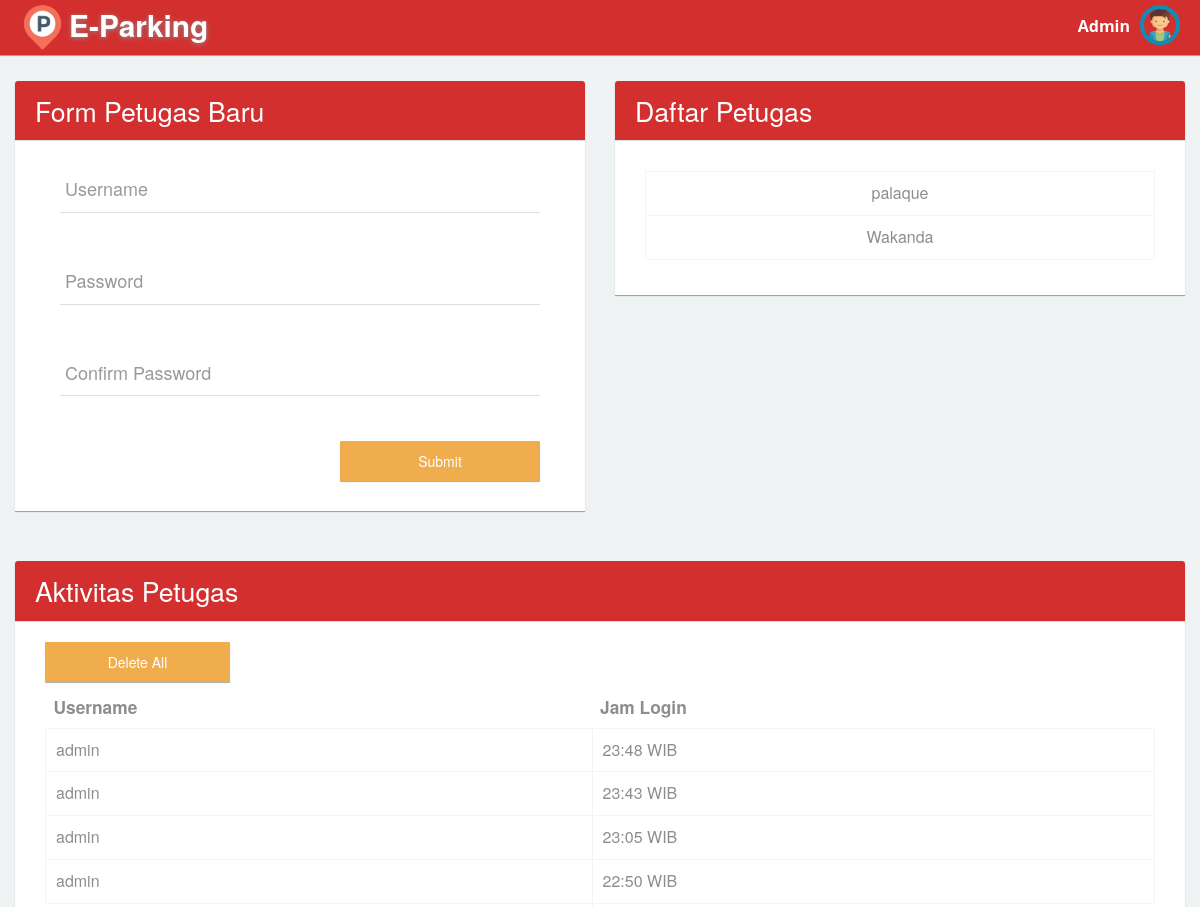
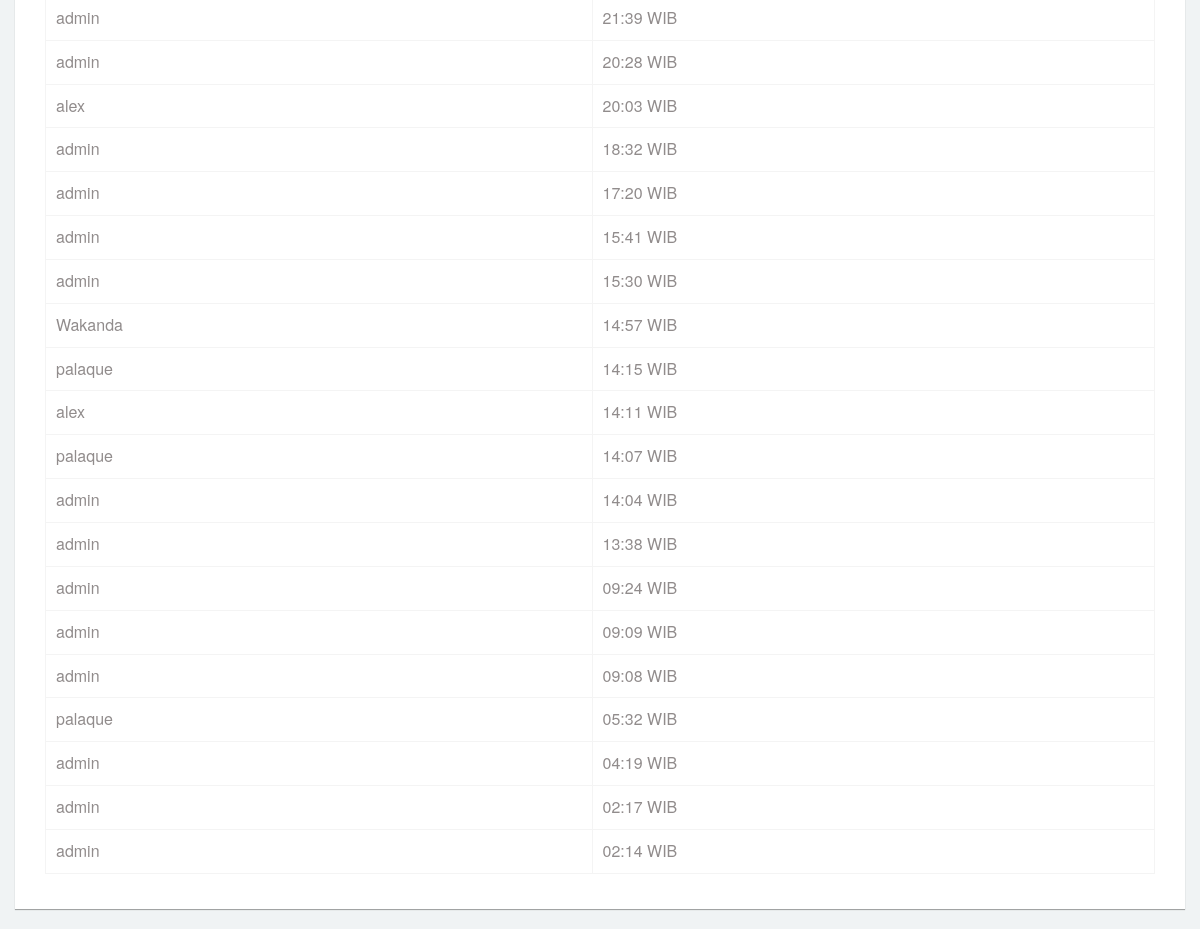
Screenshot of /home_admin.php with the database file from the repository (2 pictures, top to bottom).
### tables this page shows
CREATE TABLE `tb_akses_admin` (
  `username` varchar(50) NOT NULL,
  `jam_login` varchar(10) NOT NULL
);

### home_admin.php (the view, shortened to what this page needs)
<!DOCTYPE html>
<html>
<head>
	<link rel="stylesheet" type="text/css" href="asset/css/bootstrap.min.css">
	<link rel="stylesheet" type="text/css" href="asset/css/plugins/font-awesome.min.css"/>
	<link rel="stylesheet" type="text/css" href="asset/css/plugins/animate.min.css"/>
	<link rel="stylesheet" type="text/css" href="asset/css/plugins/nouislider.min.css"/>
	<link rel="stylesheet" type="text/css" href="asset/css/plugins/select2.min.css"/>
	<link rel="stylesheet" type="text/css" href="asset/css/plugins/ionrangeslider/ion.rangeSlider.css"/>
	<link rel="stylesheet" type="text/css" href="asset/css/plugins/ionrangeslider/ion.rangeSlider.skinFlat.css"/>
	<link rel="stylesheet" type="text/css" href="asset/css/plugins/bootstrap-material-datetimepicker.css"/>
	<link rel="stylesheet" type="text/css" href="asset/css/plugins/simple-line-icons.css"/>
	<link rel="stylesheet" type="text/css" href="asset/css/plugins/mediaelementplayer.css"/>
	<link href="asset/css/style.css" rel="stylesheet">
</head>
<?php
include 'config/koneksi.php';
 ?>
<body class="dashboard topnav">
        <nav class="navbar navbar-default header navbar-fixed-top bg-dark-red">
          <div class="col-md-12 nav-wrapper">
            <div class="navbar-header" style="width:100%;">
                <div class="navbar-brand" style="margin-left: -10px;" name="home_logo">
                <img src="asset/img/logo.png" class="img-circle" alt="logo" style="float: left;margin-top: -10px;" width="45px"/>
                 <b style="float: left;margin-left: 4px;">E-Parking</b>
                </div>
              <ul class="nav navbar-nav navbar-right user-nav">
                <li class="user-name"><span>Admin</span></li>
                  <li class="dropdown avatar-dropdown">
                   <img src="asset/img/avatar-admin.png" class="img-circle avatar" alt="username" data-toggle="dropdown" aria-haspopup="true" aria-expanded="true" style="cursor: pointer;" />
                </li>
              </ul>
            </div>
          </div>
        </nav>
	<div id="content">
		<div class="col-md-6" style="margin-top: 30px">
                  <div class="col-md-12 panel">
                    <div class="col-md-12 panel-heading bg-dark-red">
                      <h4 style="color: white;font-size: 20pt;">Form Petugas Baru</h4>
                    </div>
                    <div class="col-md-12 panel-body" style="padding-bottom:30px;">
                      <div class="col-md-12">
                        <form method="post">
                          <div class="col-md-12" style="margin-top: -30px;">
                            <div class="form-group form-animate-text" style="margin-top:40px !important;">
                              <input type="text" class="form-text" name="username_baru" value="<?= @$username ?>" required>
                              <label>Username</label>
                            </div>
                            <div class="form-group form-animate-text" style="margin-top:40px !important;">
                              <input type="password" class="form-text" id="validate_password" name="password_baru" required>
                              <label>Password</label>
                            </div>
                            <div class="form-group form-animate-text" style="margin-top:40px !important;">
                              <input type="password" class="form-text" id="validate_confirm_password" name="confirm_password_baru" required>
                              <label>Confirm Password</label>
                            </div>
                            <input class="submit btn btn-warning col-md-5 right" type="submit" style="height: 40px" value="Submit" name="btn_baru">
                          </div>
                      </form>
                    </div>
                  </div>
                </div>
              </div>
                <div class="col-md-6 col-sm-12 col-x-12" style="margin-top: 30px;">
                  <div class="col-md-12 panel">
                    <div class="col-md-12 panel-heading bg-dark-red">
                      <h4 style="color: white;font-size: 20pt;">Daftar Petugas</h4>
                    </div>
                    <div class="panel-body">
                    <div class="table-responsive col-md-12 col-sm-12 col-xs-12">
                    <table class="table table-hover col-md-12 col-sm-12 col-xs-12" width="100%" cellspacing="0" style="margin-top: 30px;">
                      <?php
                        $sql = "SELECT username FROM tb_login";
                        $query = mysqli_query($con, $sql);
                        while ($data = mysqli_fetch_array($query)) {?>
                      <tr style="font-size: 12pt">
                        <td align="center"><?php echo $data['username'] ?></td>
                      </tr>
                      <?php } ?>
                  </table>
                  </div>
                  </div>
                  </div>
                </div>
              <form method="post">
              <div class="col-md-12 col-sm-12 col-x-12" style="margin-top: 30px;">
                  <div class="col-md-12 panel">
                    <div class="col-md-12 panel-heading bg-dark-red">
                      <h4 style="color: white;font-size: 20pt;">Aktivitas Petugas</h4>
                    </div>
                    <div class="panel-body">
                    <div class="table-responsive col-md-12 col-sm-12 col-xs-12">
                    <input class="submit btn btn-warning col-md-2" type="submit" style="height: 40px;margin-top: 20px;" value="Delete All" onclick="return confirm('Apakah Anda Yakin Menghapus Semuanya?')" name="btn_delete">
                    <table class="table table-hover col-md-12 col-sm-12 col-xs-12" width="100%" cellspacing="0" style="margin-top: 5px;">
                    <thead>
                     <tr style="font-size: 13pt">
                        <th>Username</th>
                        <th>Jam Login</th>
                      </tr>
                    </thead>
                    <tbody>
                      <?php
                        $sql = "SELECT * FROM tb_akses_admin ORDER BY jam_login DESC";
                        $query = mysqli_query($con, $sql);
                        while ($data = mysqli_fetch_array($query)) {?>
                      <tr style="font-size: 12pt">
                        <td><?php echo $data['username'] ?></td>
                        <td><?php echo $data['jam_login'] . " WIB" ?></td>
                      </tr>
                      <?php } ?>
                    </tbody>
                  </table>
                  </div>
                  </div>
                  </div>
                </div>
              </form>
        </div>
</body>
</html>

### rows the page displays
tb_akses_admin: username "admin", jam_login "23:48"
tb_akses_admin: username "admin", jam_login "23:43"
tb_akses_admin: username "admin", jam_login "23:05"
tb_akses_admin: username "admin", jam_login "22:50"
tb_akses_admin: username "admin", jam_login "21:39"
tb_akses_admin: username "admin", jam_login "20:28"
tb_akses_admin: username "alex", jam_login "20:03"
tb_akses_admin: username "admin", jam_login "18:32"
tb_akses_admin: username "admin", jam_login "17:20"
tb_akses_admin: username "admin", jam_login "15:41"
tb_akses_admin: username "admin", jam_login "15:30"
tb_akses_admin: username "Wakanda", jam_login "14:57"
tb_akses_admin: username "palaque", jam_login "14:15"
tb_akses_admin: username "alex", jam_login "14:11"
tb_akses_admin: username "palaque", jam_login "14:07"
tb_akses_admin: username "admin", jam_login "14:04"
tb_akses_admin: username "admin", jam_login "13:38"
tb_akses_admin: username "admin", jam_login "09:24"
tb_akses_admin: username "admin", jam_login "09:09"
tb_akses_admin: username "admin", jam_login "09:08"
tb_akses_admin: username "palaque", jam_login "05:32"
tb_akses_admin: username "admin", jam_login "04:19"
tb_akses_admin: username "admin", jam_login "02:17"
tb_akses_admin: username "admin", jam_login "02:14"

### other values shown
$data['username'] "palaque"
$data['username'] "Wakanda"
